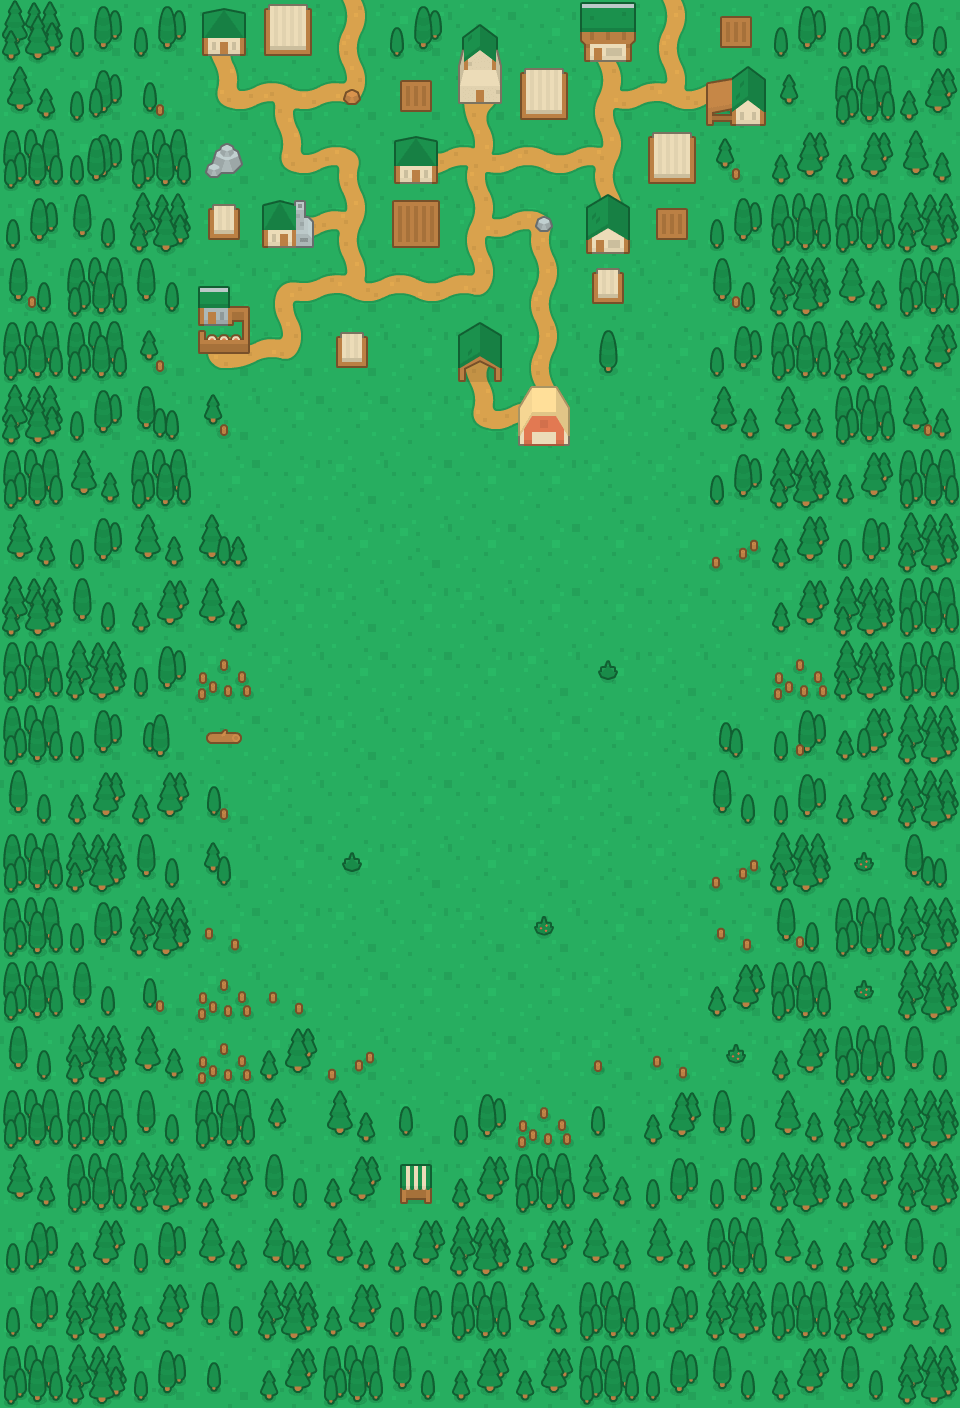

The image is a tile-based game level rendered from a .tmx file. Its description and complete source (layers, tilesets, objects, tile grids) follow:
An orthogonal 15x22 tile map with 64x64 px tiles, 2 tile layers (grass, objects).

<map version="1.2" tiledversion="1.3.0" orientation="orthogonal" renderorder="right-down" compressionlevel="0" width="15" height="22" tilewidth="64" tileheight="64" infinite="0" nextlayerid="4" nextobjectid="1">
 <editorsettings>
  <export target="assets/maps/map.json" format="json" />
 </editorsettings>
 <tileset firstgid="1" name="medieval_tilesheet" tilewidth="64" tileheight="64" spacing="32" margin="32" tilecount="126" columns="18">
  <image source="assets/images/medieval_tilesheet.png" width="1760" height="704" />
 </tileset>
 <layer id="1" name="grass" width="15" height="22">
  <data encoding="csv">
76,57,57,45,112,5,57,2,2,45,5,109,57,57,56,
74,57,55,41,8,42,109,45,112,27,9,25,73,58,75,
58,57,58,1,41,24,43,7,6,26,112,73,75,75,74,
57,56,76,110,43,26,111,27,24,44,109,57,58,58,76,
56,58,56,2,23,9,6,42,5,110,2,56,76,74,58,
58,58,73,43,42,110,2,45,5,2,2,57,58,76,75,
76,57,56,73,2,2,2,41,42,2,1,74,74,58,74,
58,74,58,2,2,1,2,2,2,1,1,57,76,75,58,
74,57,74,74,2,2,1,2,2,2,2,93,75,57,76,
76,56,75,74,2,1,2,1,2,2,2,2,75,76,58,
58,76,57,94,1,2,2,2,1,2,1,2,94,76,58,
58,57,55,2,2,1,2,1,2,2,1,55,57,75,76,
56,75,75,55,1,2,2,2,2,1,2,56,57,75,76,
58,76,56,73,2,2,1,2,1,1,1,93,76,2,56,
58,57,76,92,2,1,2,1,1,2,2,92,56,58,76,
58,56,55,94,92,2,2,2,2,1,2,75,58,2,76,
56,76,74,94,75,93,2,2,2,91,92,2,75,58,56,
58,58,56,58,73,74,55,57,94,55,75,56,74,76,76,
74,58,76,75,56,75,2,75,58,74,57,57,76,75,76,
57,75,57,74,74,74,75,76,75,74,74,58,74,75,56,
57,76,75,56,76,75,57,58,74,58,57,76,58,76,74,
58,76,57,55,75,58,56,75,75,58,57,56,75,56,76
</data>
 </layer>
 <layer id="3" name="objects" width="15" height="22">
  <data encoding="csv">
0,0,0,115,0,0,0,53,0,52,0,0,0,59,0,
0,59,63,0,0,95,0,54,0,0,0,118,0,0,0,
0,60,0,80,0,0,115,0,0,0,0,63,0,0,0,
0,0,0,0,117,0,0,0,77,114,0,0,0,0,0,
63,0,0,18,0,0,0,0,0,0,0,63,0,0,0,
0,0,63,36,0,0,0,113,0,60,0,0,0,0,0,
0,0,59,63,0,0,0,0,116,0,0,0,0,0,63,
0,0,0,0,0,0,0,0,0,0,0,0,0,0,0,
0,0,0,59,0,0,0,0,0,0,0,0,0,0,0,
0,0,0,0,0,0,0,0,0,0,0,0,0,0,0,
0,0,0,0,0,0,0,0,0,83,0,0,0,0,0,
0,0,60,64,0,0,0,0,0,0,0,59,63,59,0,
0,0,0,63,0,0,0,0,0,0,0,0,0,0,0,
0,0,0,59,0,83,0,0,0,0,0,0,0,101,59,
0,0,0,0,0,0,0,0,101,0,0,0,63,0,0,
0,0,63,0,0,0,0,0,0,0,0,0,0,101,0,
0,0,0,0,0,0,0,0,0,0,0,101,0,0,0,
0,0,0,0,0,0,0,0,0,0,0,0,0,0,0,
0,0,0,0,0,0,119,0,0,0,0,0,0,0,0,
59,0,0,0,59,0,0,0,0,0,0,0,0,0,0,
0,0,0,0,0,0,0,0,0,0,61,0,0,0,0,
0,0,0,0,0,0,0,0,0,0,0,0,0,0,0
</data>
 </layer>
</map>